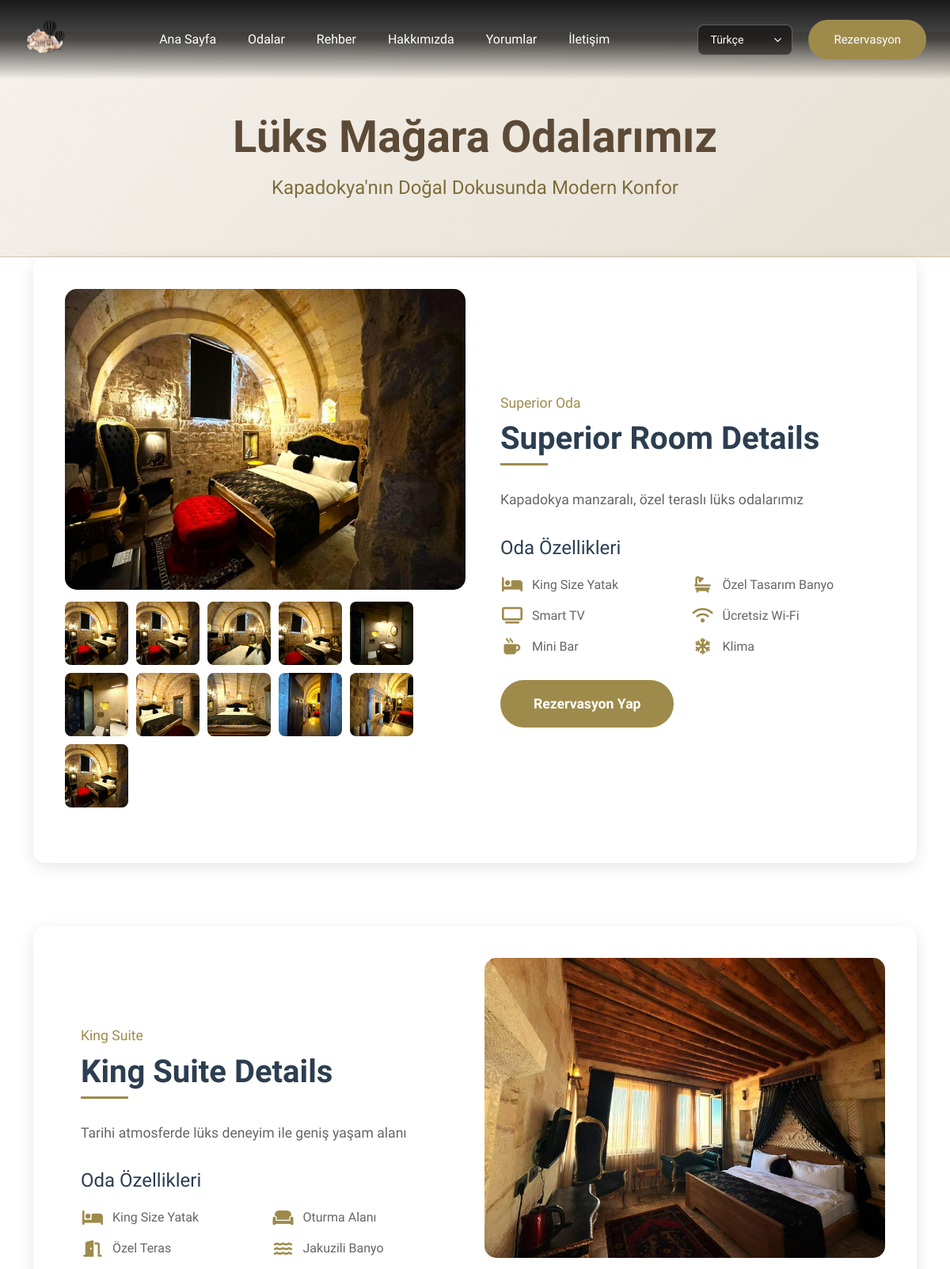
The app's page /tr/rooms/ (upper part) with its own data.
### mainapp/models.py (models this page shows, shortened)
class RoomCategory(models.Model):
    name_tr = models.CharField(max_length=100, verbose_name="Oda Adı (TR)")
    name_en = models.CharField(max_length=100, verbose_name="Room Name (EN)")
    name_de = models.CharField(max_length=100, verbose_name="Zimmer Name (DE)")
    name_fr = models.CharField(max_length=100, verbose_name="Nom de la Chambre (FR)")
    name_es = models.CharField(max_length=100, verbose_name="Nombre de la Habitación (ES)")
    name_ru = models.CharField(max_length=100, verbose_name="Название номера (RU)")
    name_ar = models.CharField(max_length=100, verbose_name="اسم الغرفة (AR)")
    description_tr = models.TextField(verbose_name="Açıklama (TR)")
    description_en = models.TextField(verbose_name="Description (EN)")
    description_de = models.TextField(verbose_name="Beschreibung (DE)")
    description_fr = models.TextField(verbose_name="Description (FR)")
    description_es = models.TextField(verbose_name="Descripción (ES)")
    description_ru = models.TextField(verbose_name="Описание (RU)")
    description_ar = models.TextField(verbose_name="الوصف (AR)")
    display_order = models.IntegerField(default=0, verbose_name="Sıralama")
    is_active = models.BooleanField(default=True, verbose_name="Aktif")
    created_at = models.DateTimeField(auto_now_add=True)
    updated_at = models.DateTimeField(auto_now=True)
    class Meta:
        ordering = ['display_order']
        verbose_name = "Oda Türü"
        verbose_name_plural = "Oda Türleri"

class RoomImage(models.Model):
    room_category = models.ForeignKey(
        RoomCategory,
        on_delete=models.CASCADE,
        related_name='images',
        verbose_name="Oda Türü"
    )
    image = models.ImageField(
        upload_to='rooms/',
        verbose_name="Resim"
    )
    title = models.CharField(max_length=200, verbose_name="Resim Başlığı")
    alt_text = models.CharField(
        max_length=200,
        verbose_name="Alt Text (SEO)",
        help_text="Resim gösterilemediğinde gösterilecek text"
    )
    is_featured = models.BooleanField(
        default=False,
        verbose_name="Ana Sayfa Thumbnail",
        help_text="Ana sayfa'da bu resmi göster"
    )
    display_order = models.IntegerField(default=0, verbose_name="Sıralama")
    uploaded_at = models.DateTimeField(auto_now_add=True)
    class Meta:
        ordering = ['display_order']
        verbose_name = "Oda Resimi"
        verbose_name_plural = "Oda Resimleri"

class RoomFeature(models.Model):
    ICON_CHOICES = [
        ('fa-bed', 'Yatak'),
        ('fa-bath', 'Banyo'),
        ('fa-tv', 'Televizyon'),
        ('fa-wifi', 'Wi-Fi'),
        ('fa-mug-hot', 'Mini Bar'),
        ('fa-snowflake', 'Klima'),
        ('fa-couch', 'Oturma Alanı'),
        ('fa-door-open', 'Teras'),
        ('fa-water', 'Jacuzzi'),
        ('fa-fan', 'Soğutma'),
        ('fa-hair-dryer', 'Saç Kurutma Makinesi'),
        ('fa-key', 'Kasa'),
        ('fa-phone', 'Telefon'),
        ('fa-utensils', 'Mini Mutfak'),
        ('fa-briefcase', 'Çalışma Alanı'),
    ]
    room_category = models.ForeignKey(
        RoomCategory,
        on_delete=models.CASCADE,
        related_name='features',
        verbose_name="Oda Türü"
    )
    icon = models.CharField(
        max_length=50,
        choices=ICON_CHOICES,
        verbose_name="İkon"
    )
    text_tr = models.CharField(max_length=200, verbose_name="Özellik (TR)")
    text_en = models.CharField(max_length=200, verbose_name="Feature (EN)")
    text_de = models.CharField(max_length=200, verbose_name="Merkmal (DE)")
    text_fr = models.CharField(max_length=200, verbose_name="Caractéristique (FR)")
    text_es = models.CharField(max_length=200, verbose_name="Característica (ES)")
    text_ru = models.CharField(max_length=200, verbose_name="Особенность (RU)")
    text_ar = models.CharField(max_length=200, verbose_name="الميزة (AR)")
    display_order = models.IntegerField(default=0, verbose_name="Sıralama")
    class Meta:
        ordering = ['display_order']
        verbose_name = "Oda Özelliği"
        verbose_name_plural = "Oda Özellikleri"

### mainapp/views.py (the view)
# urls.py: path('rooms/', views.rooms, name='rooms'),
def rooms(request):
    room_categories = RoomCategory.objects.filter(is_active=True).prefetch_related(
        'images',
        'features'
    ).order_by('display_order')
    context = {
        'rooms': room_categories
    }
    return render(request, 'rooms.html', context)

### mainapp/templates/rooms.html (shortened to what this page needs)
{% extends 'base.html' %}
{% load static %}
{% load i18n %}
{% block content %}
<div class="rooms_page">
    <div class="room_hero">
        <div class="container">
            <div class="hero_content text-center">
                <h1>{% trans "Lüks Mağara Odalarımız" %}</h1>
                <p class="lead">{% trans "Kapadokya'nın Doğal Dokusunda Modern Konfor" %}</p>
            </div>
        </div>
    </div>
    <div class="rooms_content">
        <div class="container">
            {% for room in rooms %}
            <div class="room_item">
                <div class="row align-items-center{% if forloop.counter|divisibleby:2 %} flex-row-reverse{% endif %}">
                    <div class="col-lg-6">
                        <div class="room_image">
                            {% if room.images.all %}
                                {% with main_image=room.images.first %}
                                <img src="{{ main_image.image.url }}" alt="{{ main_image.alt_text }}" class="main_image">
                                <div class="image_gallery">
                                    {% for image in room.images.all %}
                                    <img src="{{ image.image.url }}" alt="{{ image.alt_text }}" loading="lazy">
                                    {% endfor %}
                                </div>
                                {% endwith %}
                            {% else %}
                            <img src="{% static 'img/placeholder.jpg' %}" alt="{{ room.name_tr }}" class="main_image">
                            {% endif %}
                        </div>
                    </div>
                    <div class="col-lg-6">
                        <div class="room_details">
                            <div class="section_title">
                                <span>
                                    {% if LANGUAGE_CODE == 'tr' %}
                                        {{ room.name_tr }}
                                    {% elif LANGUAGE_CODE == 'en' %}
                                        {{ room.name_en }}
                                    {% elif LANGUAGE_CODE == 'de' %}
                                        {{ room.name_de }}
                                    {% elif LANGUAGE_CODE == 'fr' %}
                                        {{ room.name_fr }}
                                    {% elif LANGUAGE_CODE == 'es' %}
                                        {{ room.name_es }}
                                    {% elif LANGUAGE_CODE == 'ru' %}
                                        {{ room.name_ru }}
                                    {% elif LANGUAGE_CODE == 'ar' %}
                                        {{ room.name_ar }}
                                    {% else %}
                                        {{ room.name_tr }}
                                    {% endif %}
                                </span>
                                <h2>{% if LANGUAGE_CODE == 'tr' %}{{ room.name_tr }} Detayları{% else %}{{ room.name_en }} Details{% endif %}</h2>
                            </div>
                            <p>
                                {% if LANGUAGE_CODE == 'tr' %}
                                    {{ room.description_tr }}
                                {% elif LANGUAGE_CODE == 'en' %}
                                    {{ room.description_en }}
                                {% elif LANGUAGE_CODE == 'de' %}
                                    {{ room.description_de }}
                                {% elif LANGUAGE_CODE == 'fr' %}
                                    {{ room.description_fr }}
                                {% elif LANGUAGE_CODE == 'es' %}
                                    {{ room.description_es }}
                                {% elif LANGUAGE_CODE == 'ru' %}
                                    {{ room.description_ru }}
                                {% elif LANGUAGE_CODE == 'ar' %}
                                    {{ room.description_ar }}
                                {% else %}
                                    {{ room.description_tr }}
                                {% endif %}
                            </p>
                            {% if room.features.all %}
                            <div class="room_features">
                                <h3>{% trans "Oda Özellikleri" %}</h3>
                                <ul>
                                    {% for feature in room.features.all %}
                                    <li>
                                        <i class="fa {{ feature.icon }}"></i>
                                        {% if LANGUAGE_CODE == 'tr' %}
                                            {{ feature.text_tr }}
                                        {% elif LANGUAGE_CODE == 'en' %}
                                            {{ feature.text_en }}
                                        {% elif LANGUAGE_CODE == 'de' %}
                                            {{ feature.text_de }}
                                        {% elif LANGUAGE_CODE == 'fr' %}
                                            {{ feature.text_fr }}
                                        {% elif LANGUAGE_CODE == 'es' %}
                                            {{ feature.text_es }}
                                        {% elif LANGUAGE_CODE == 'ru' %}
                                            {{ feature.text_ru }}
                                        {% elif LANGUAGE_CODE == 'ar' %}
                                            {{ feature.text_ar }}
                                        {% else %}
                                            {{ feature.text_tr }}
                                        {% endif %}
                                    </li>
                                    {% endfor %}
                                </ul>
                            </div>
                            {% endif %}
                            <div class="room_booking">
                                <a href="https://www.reseliva.com/booknow/patina-cappadocia/" target="_blank" class="btn btn-primary">{% trans "Rezervasyon Yap" %}</a>
                            </div>
                        </div>
                    </div>
                </div>
            </div>
            {% endfor %}
        </div>
    </div>
</div>
{% endblock %}

### mainapp/templates/base.html (shortened to what this page needs)
{% load static %}
{% load i18n %}
<!doctype html>
<html class="no-js" lang="{{ LANGUAGE_CODE }}">
<head>
    {% get_available_languages as LANGUAGES %}
    {% get_language_info_list for LANGUAGES as languages %}
    <link href="https://cdn.jsdelivr.net/npm/bootstrap@5.2.3/dist/css/bootstrap.min.css" rel="stylesheet">
    <link rel="stylesheet" href="https://cdn.jsdelivr.net/npm/swiper@8/swiper-bundle.min.css">
    <link rel="stylesheet" href="https://cdnjs.cloudflare.com/ajax/libs/OwlCarousel2/2.3.4/assets/owl.carousel.min.css">
    <link rel="stylesheet" href="https://cdnjs.cloudflare.com/ajax/libs/OwlCarousel2/2.3.4/assets/owl.theme.default.min.css">
    <link rel="stylesheet" href="{% static 'css/magnific-popup.css' %}">
    <link rel="stylesheet" href="{% static 'css/font-awesome.min.css' %}">
    <link rel="stylesheet" href="{% static 'css/themify-icons.css' %}">
    <link rel="stylesheet" href="{% static 'css/animate.css' %}">
    <link rel="stylesheet" href="{% static 'css/style.css' %}">
    <link rel="stylesheet" href="https://cdnjs.cloudflare.com/ajax/libs/font-awesome/6.5.1/css/all.min.css">
</head>
<body>
    {% include 'partials/_header.html' %}
    {% block content %}{% endblock %}
</body>
</html>

### mainapp/templates/partials/_header.html (shortened to what this page needs)
{% load static %}
{% load i18n %}
<header class="header">
    <div class="header-container">
        <div class="logo">
            <a href="{% url 'index' %}">
                <img src="{% static 'img/logo.png' %}" alt="{% trans 'Patina Cappadocia' %}">
            </a>
        </div>
        <nav class="main-nav">
            <ul>
                <li><a href="{% url 'index' %}">{% trans "Ana Sayfa" %}</a></li>
                <li><a href="{% url 'rooms' %}">{% trans "Odalar" %}</a></li>
                <li><a href="{% url 'blog' %}">{% trans "Rehber" %}</a></li>
                <li><a href="{% url 'about' %}">{% trans "Hakkımızda" %}</a></li>
                <li><a href="{% url 'reviews' %}">{% trans "Yorumlar" %}</a></li>
                <li><a href="{% url 'contact' %}">{% trans "İletişim" %}</a></li>
            </ul>
        </nav>
        <div class="header-right">
            <div class="lang-select">
                <select onchange="changeLang(this.value)">
                    {% get_current_language as CURRENT_LANGUAGE %}
                    {% get_available_languages as AVAILABLE_LANGUAGES %}
                    {% get_language_info_list for AVAILABLE_LANGUAGES as languages %}
                    {% for language in languages %}
                        <option value="{{ language.code }}"{% if language.code == CURRENT_LANGUAGE %} selected{% endif %}>
                            {{ language.name_local }}
                        </option>
                    {% endfor %}
                </select>
            </div>
            <a href="https://www.reseliva.com/booknow/patina-cappadocia/" class="book-btn" target="_blank">
                {% trans "Rezervasyon" %}
            </a>
        </div>
    </div>
                    {% get_current_language as CURRENT_LANGUAGE %}
                    {% get_available_languages as AVAILABLE_LANGUAGES %}
                    {% get_language_info_list for AVAILABLE_LANGUAGES as languages %}
</header>

### mainapp/templates/partials/_footer.html (shortened to what this page needs)
{% load static %}
{% load i18n %}

### records on screen
RoomCategory: images.first.image (picture), name_tr "Superior Oda", name_en "Superior Room", description_tr "Kapadokya manzaralı, özel teraslı lüks odalarımız"
RoomImage: image (picture)
RoomImage: image (picture)
RoomImage: image (picture)
RoomImage: image (picture)
RoomImage: image (picture)
RoomImage: image (picture)
RoomImage: image (picture)
RoomImage: image (picture)
RoomImage: image (picture)
RoomImage: image (picture)
RoomImage: image (picture)
RoomFeature: text_tr "King Size Yatak"
RoomFeature: text_tr "Özel Tasarım Banyo"
RoomFeature: text_tr "Smart TV"
RoomFeature: text_tr "Ücretsiz Wi-Fi"
RoomFeature: text_tr "Mini Bar"
RoomFeature: text_tr "Klima"
RoomCategory: images.first.image (picture), name_tr "King Suite", name_en "King Suite", description_tr "Tarihi atmosferde lüks deneyim ile geniş yaşam alanı"
RoomFeature: text_tr "King Size Yatak"
RoomFeature: text_tr "Oturma Alanı"
RoomFeature: text_tr "Özel Teras"
RoomFeature: text_tr "Jakuzili Banyo"

### other values on screen
form field value "Türkçe"
